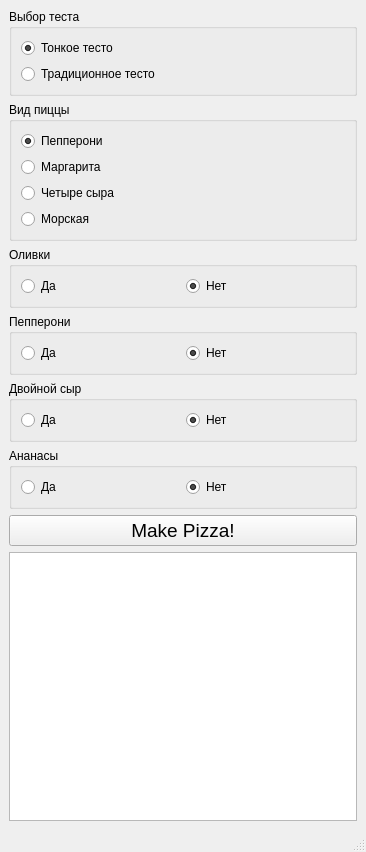
<?xml version="1.0" encoding="UTF-8"?>
<ui version="4.0">
 <class>MainWindow</class>
 <widget class="QMainWindow" name="MainWindow">
  <property name="geometry">
   <rect>
    <x>0</x>
    <y>0</y>
    <width>366</width>
    <height>852</height>
   </rect>
  </property>
  <property name="windowTitle">
   <string>MainWindow</string>
  </property>
  <widget class="QWidget" name="centralwidget">
   <layout class="QVBoxLayout" name="verticalLayout_4">
    <item>
     <widget class="QGroupBox" name="BaseGroupBox">
      <property name="title">
       <string>Выбор теста</string>
      </property>
      <layout class="QVBoxLayout" name="verticalLayout">
       <item>
        <widget class="QRadioButton" name="RadioButtonThinBase">
         <property name="text">
          <string>Тонкое тесто</string>
         </property>
         <property name="checkable">
          <bool>true</bool>
         </property>
         <property name="checked">
          <bool>true</bool>
         </property>
         <attribute name="buttonGroup">
          <string notr="true">DoughButtonGroup</string>
         </attribute>
        </widget>
       </item>
       <item>
        <widget class="QRadioButton" name="RadioButtonStandartBase">
         <property name="text">
          <string>Традиционное тесто</string>
         </property>
         <attribute name="buttonGroup">
          <string notr="true">DoughButtonGroup</string>
         </attribute>
        </widget>
       </item>
      </layout>
     </widget>
    </item>
    <item>
     <widget class="QGroupBox" name="PizzaTypeGroupBox">
      <property name="title">
       <string>Вид пиццы</string>
      </property>
      <layout class="QVBoxLayout" name="verticalLayout_3">
       <item>
        <widget class="QRadioButton" name="RadioButtonPepperoni">
         <property name="text">
          <string>Пепперони</string>
         </property>
         <property name="checked">
          <bool>true</bool>
         </property>
         <attribute name="buttonGroup">
          <string notr="true">PizzaButtonGroup</string>
         </attribute>
        </widget>
       </item>
       <item>
        <widget class="QRadioButton" name="RadioButtonMargarita">
         <property name="text">
          <string>Маргарита</string>
         </property>
         <attribute name="buttonGroup">
          <string notr="true">PizzaButtonGroup</string>
         </attribute>
        </widget>
       </item>
       <item>
        <widget class="QRadioButton" name="RadioButtonFourCheese">
         <property name="text">
          <string>Четыре сыра</string>
         </property>
         <attribute name="buttonGroup">
          <string notr="true">PizzaButtonGroup</string>
         </attribute>
        </widget>
       </item>
       <item>
        <widget class="QRadioButton" name="RadioButtonSea">
         <property name="text">
          <string>Морская</string>
         </property>
         <attribute name="buttonGroup">
          <string notr="true">PizzaButtonGroup</string>
         </attribute>
        </widget>
       </item>
      </layout>
     </widget>
    </item>
    <item>
     <widget class="QGroupBox" name="OlivesGroupBox">
      <property name="title">
       <string>Оливки</string>
      </property>
      <layout class="QHBoxLayout" name="horizontalLayout">
       <item>
        <widget class="QRadioButton" name="RadioButtonYesOlives">
         <property name="text">
          <string>Да</string>
         </property>
         <attribute name="buttonGroup">
          <string notr="true">OlivesButtonGroup</string>
         </attribute>
        </widget>
       </item>
       <item>
        <widget class="QRadioButton" name="RadioButtonNoOlives">
         <property name="text">
          <string>Нет</string>
         </property>
         <property name="checked">
          <bool>true</bool>
         </property>
         <attribute name="buttonGroup">
          <string notr="true">OlivesButtonGroup</string>
         </attribute>
        </widget>
       </item>
      </layout>
     </widget>
    </item>
    <item>
     <widget class="QGroupBox" name="PepperoniGroupBox">
      <property name="title">
       <string>Пепперони</string>
      </property>
      <layout class="QHBoxLayout" name="horizontalLayout_2">
       <item>
        <widget class="QRadioButton" name="RadioButtonYesPepperoni">
         <property name="text">
          <string>Да</string>
         </property>
         <attribute name="buttonGroup">
          <string notr="true">PepperoniButtonGroup</string>
         </attribute>
        </widget>
       </item>
       <item>
        <widget class="QRadioButton" name="RadioButtonNoPepperoni">
         <property name="text">
          <string>Нет</string>
         </property>
         <property name="checked">
          <bool>true</bool>
         </property>
         <attribute name="buttonGroup">
          <string notr="true">PepperoniButtonGroup</string>
         </attribute>
        </widget>
       </item>
      </layout>
     </widget>
    </item>
    <item>
     <widget class="QGroupBox" name="DoubleCheeseGroupBox">
      <property name="title">
       <string>Двойной сыр</string>
      </property>
      <layout class="QHBoxLayout" name="horizontalLayout_3">
       <item>
        <widget class="QRadioButton" name="RadioButtonYesCheese">
         <property name="text">
          <string>Да</string>
         </property>
         <attribute name="buttonGroup">
          <string notr="true">CheeseButtonGroup</string>
         </attribute>
        </widget>
       </item>
       <item>
        <widget class="QRadioButton" name="RadioButtonNoCheese">
         <property name="text">
          <string>Нет</string>
         </property>
         <property name="checked">
          <bool>true</bool>
         </property>
         <attribute name="buttonGroup">
          <string notr="true">CheeseButtonGroup</string>
         </attribute>
        </widget>
       </item>
      </layout>
     </widget>
    </item>
    <item>
     <widget class="QGroupBox" name="PineappleGroupBox">
      <property name="title">
       <string>Ананасы</string>
      </property>
      <layout class="QHBoxLayout" name="horizontalLayout_4">
       <item>
        <widget class="QRadioButton" name="RadioButtonYesPineapple">
         <property name="text">
          <string>Да</string>
         </property>
         <attribute name="buttonGroup">
          <string notr="true">PineapplesButtonGroup</string>
         </attribute>
        </widget>
       </item>
       <item>
        <widget class="QRadioButton" name="RadioButtonNoPineapple">
         <property name="text">
          <string>Нет</string>
         </property>
         <property name="checked">
          <bool>true</bool>
         </property>
         <attribute name="buttonGroup">
          <string notr="true">PineapplesButtonGroup</string>
         </attribute>
        </widget>
       </item>
      </layout>
     </widget>
    </item>
    <item>
     <widget class="QPushButton" name="PushButtonMakePizza">
      <property name="font">
       <font>
        <pointsize>14</pointsize>
       </font>
      </property>
      <property name="text">
       <string>Make Pizza!</string>
      </property>
      <property name="flat">
       <bool>false</bool>
      </property>
     </widget>
    </item>
    <item>
     <widget class="QTextEdit" name="textEditLog">
      <property name="enabled">
       <bool>true</bool>
      </property>
      <property name="readOnly">
       <bool>true</bool>
      </property>
     </widget>
    </item>
   </layout>
  </widget>
  <widget class="QMenuBar" name="menubar">
   <property name="geometry">
    <rect>
     <x>0</x>
     <y>0</y>
     <width>366</width>
     <height>22</height>
    </rect>
   </property>
  </widget>
  <widget class="QStatusBar" name="statusbar"/>
 </widget>
 <resources/>
 <connections/>
 <buttongroups>
  <buttongroup name="PineapplesButtonGroup"/>
  <buttongroup name="OlivesButtonGroup"/>
  <buttongroup name="PepperoniButtonGroup"/>
  <buttongroup name="DoughButtonGroup">
   <property name="exclusive">
    <bool>true</bool>
   </property>
  </buttongroup>
  <buttongroup name="PizzaButtonGroup"/>
  <buttongroup name="CheeseButtonGroup"/>
 </buttongroups>
</ui>
